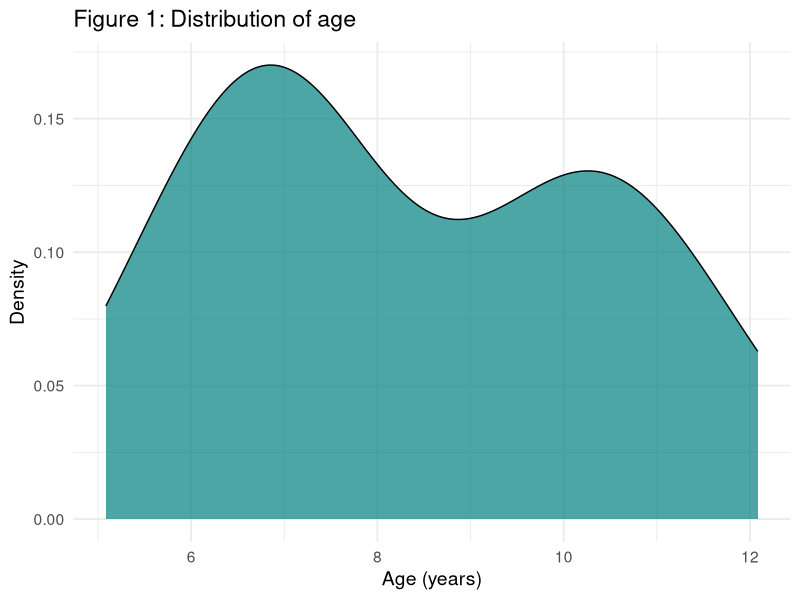
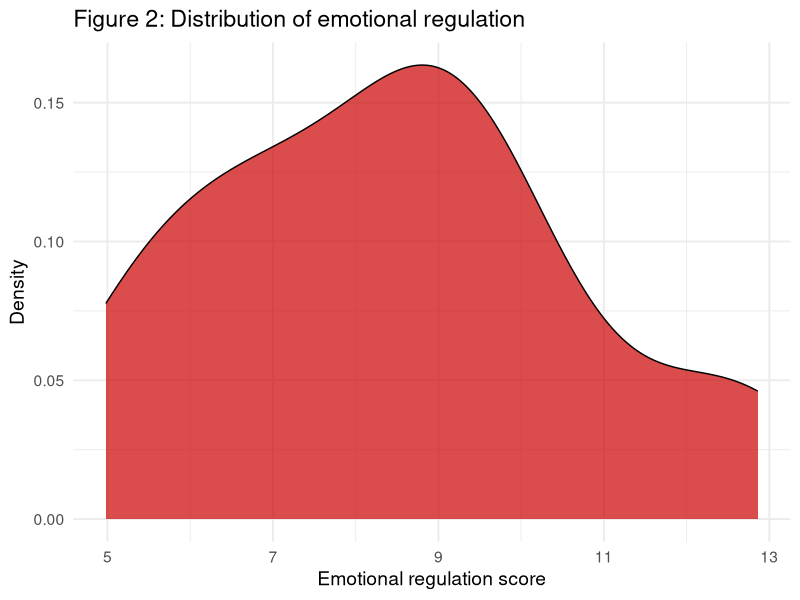
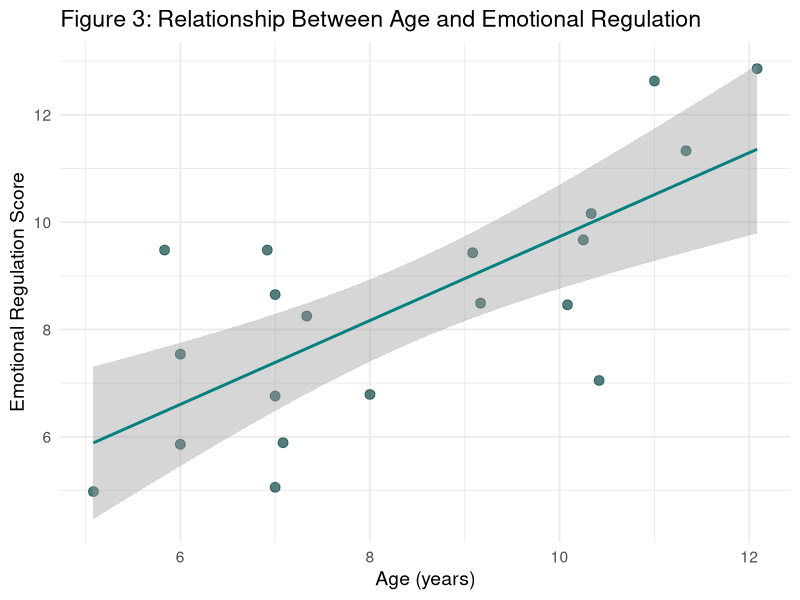
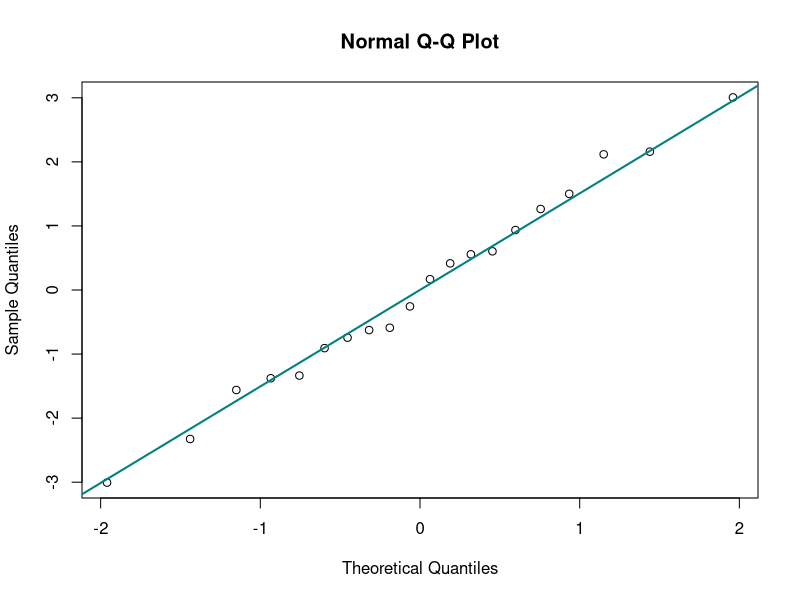

Recreate these plots in R, in order.
## ---- chunk 1
knitr::opts_chunk$set(echo = TRUE)

# Load required packages
library(tidyverse)

# load required dats 
df <- read.csv("dev_data.csv")
## ---- chunk 2

# emotional_regulation is too long name. rename it. 
df <- df %>%
  rename( # function rename 
    emoreg = emotional_regulation) 
# variable now called 'emoreg' 

# mutate the months variable into age 
df <- df %>%
  mutate(age = (months/12)) 
# age is the new variable which is months
# variable divided by 12 

# Check for missing values in key variables
colSums(is.na(df[, c("age", "emoreg")]))

# There are one missing in age and 2 in emoreg
# Remove missing values ONLY for relevant variables

df_clean <- df %>%
  drop_na(age, emoreg)

## ---- chunk 3
# Summary table of the two main variables
df_clean %>%
  summarise(
    Mean_Age = mean(age),
    SD_Age = sd(age),
    Mean_ER = mean(emoreg),
    SD_ER = sd(emoreg),
  ) 
## ---- chunk 4
# ⃣ Density plot of Age
ggplot(df_clean, aes(x = age)) +
  geom_density(fill = "#008080", alpha = 0.7) +
  labs(x = "Age (years)", y = "Density", title = "Figure 1: Distribution of age") +
  theme_minimal(base_size = 14)

# ⃣ Density plot of Emotional Regulation
ggplot(df_clean, aes(x = emoreg)) +
  geom_density(fill = "#cc0000", alpha = 0.7) +
  labs(x = "Emotional regulation score", y = "Density", title = "Figure 2: Distribution of emotional regulation") +
  theme_minimal(base_size = 14)
## ---- chunk 5
# Fit linear regression model
model <- lm(emoreg ~ age, data = df_clean)

# Create a simple coefficients table and round numbers
coef_table <- as.data.frame(round(summary(model)$coefficients, 3))

# Show the table
coef_table

## ---- chunk 6
# Scatter plot of Age vs Emotional Regulation
ggplot(df_clean, aes(x = age, y = emoreg)) +
  geom_point(color = "#0b4545", size = 3, alpha = 0.7) +
  geom_smooth(method = "lm", color = "#008080", se = TRUE) +
  labs(x = "Age (years)", y = "Emotional Regulation Score",
       title = "Figure 3: Relationship Between Age and Emotional Regulation") +
  theme_minimal(base_size = 14)
## ---- chunk 7
qqnorm(residuals(model))
qqline(residuals(model), col = "#008080", lwd = 2)
